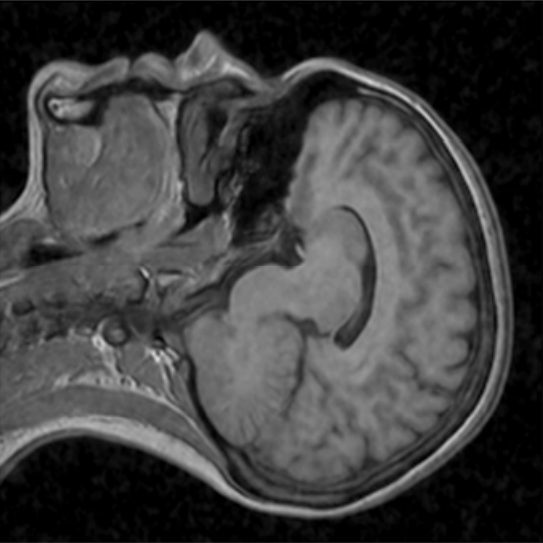
#> input picture starter/sample.png, 543 x 543 px
$ python main.py
#> lines starting #> are read from the running program, lines starting #| are printed output that depends on the picture
#> in main, img is the input picture: shape (543, 543); min 0, max 216, mean 62.9
### starter/Noise/Noise_Gen.py
import numpy as np
import math
import random
import cv2

class NoiseGen:

    def __init__(self, image, noise_name, mean, var):
        self.image = image
        self.noise_name = noise_name
        self.mean = mean
        self.var = var

        if noise_name == 'gaussian':
            self.noise = self.noiseGaussian
        if noise_name == 'bipolar':
            self.noise = self.noiseBipolar

    def noiseGaussian(self, mean, var):
#> called with mean = 0, var = 0.001
        image = np.array(self.image/255, dtype=float)
        x, y = image.shape[0], image.shape[1]
#> x = 543; y = 543
        sigma = var ** 0.5
        gaussian = np.random.normal(mean, sigma ** 0.5, (x, y))
        noisy_image = image + gaussian
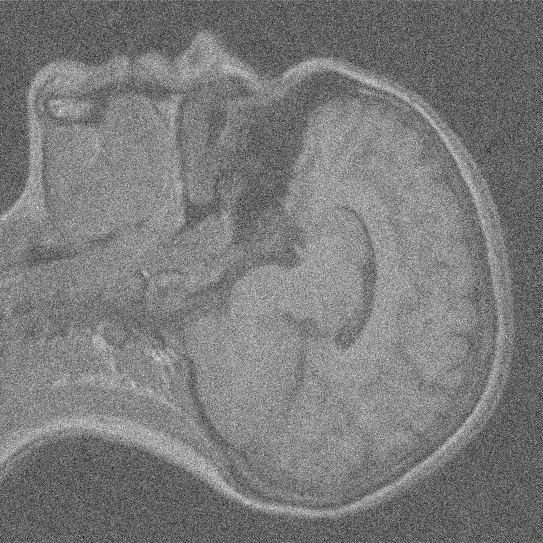
#> noisy_image: shape (543, 543) float64; min -0.863, max 1.43, mean 0.247; drawn with min black and max white
        return noisy_image

    # [21 lines left out: function noiseBipolar, not called in this run]


    def generator(self):
        result = self.image

        if self.noise_name == 'gaussian':
            result = NoiseGen.noiseGaussian(self, self.mean, self.var)

        if self.noise_name == 'bipolar':
            result = NoiseGen.noiseBipolar(self, self.mean, self.var)

        return result

### starter/main.py
import numpy as np
import cv2
from Noise.Noise_Gen import NoiseGen

# Displays image
def display_image(before, after):
    cv2.imshow("BEFORE", before)
    cv2.imshow("AFTER", after)
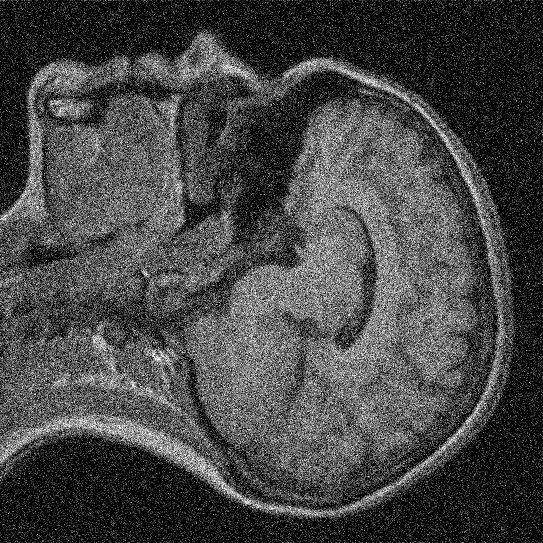
#> window 'AFTER': shape (543, 543); min 0, max 255, mean 68.7
    cv2.waitKey(0)

def main():
    # Read in image
    img = cv2.imread("sample.png", 0)

    # Pick Noise
    noisyImage_obj = NoiseGen(img, "gaussian", 0, 0.001)
    # noisyImage_obj = NoiseGen(img, "bipolar", 0, 0.1)

    # Generate Noise and Display
    output = noisyImage_obj.generator()
    display_image(img, output)

if __name__ == "__main__":
    main()
